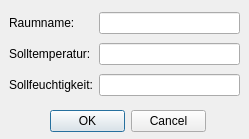
<?xml version="1.0" encoding="UTF-8"?>
<ui version="4.0">
 <class>Dialog</class>
 <widget class="QDialog" name="Dialog">
  <property name="geometry">
   <rect>
    <x>0</x>
    <y>0</y>
    <width>249</width>
    <height>139</height>
   </rect>
  </property>
  <property name="windowTitle">
   <string>Dialog</string>
  </property>
  <widget class="QWidget" name="gridLayoutWidget">
   <property name="geometry">
    <rect>
     <x>9</x>
     <y>9</y>
     <width>231</width>
     <height>91</height>
    </rect>
   </property>
   <layout class="QGridLayout" name="gridLayout">
    <item row="0" column="0">
     <widget class="QLabel" name="label">
      <property name="text">
       <string>Raumname:</string>
      </property>
     </widget>
    </item>
    <item row="2" column="0">
     <widget class="QLabel" name="label_3">
      <property name="text">
       <string>Sollfeuchtigkeit:</string>
      </property>
     </widget>
    </item>
    <item row="1" column="0">
     <widget class="QLabel" name="label_2">
      <property name="text">
       <string>Solltemperatur:</string>
      </property>
     </widget>
    </item>
    <item row="0" column="1">
     <widget class="QLineEdit" name="lineEdit"/>
    </item>
    <item row="1" column="1">
     <widget class="QLineEdit" name="lineEdit_2"/>
    </item>
    <item row="2" column="1">
     <widget class="QLineEdit" name="lineEdit_3"/>
    </item>
   </layout>
  </widget>
  <widget class="QDialogButtonBox" name="buttonBox">
   <property name="geometry">
    <rect>
     <x>50</x>
     <y>110</y>
     <width>156</width>
     <height>23</height>
    </rect>
   </property>
   <property name="standardButtons">
    <set>QDialogButtonBox::Cancel|QDialogButtonBox::Ok</set>
   </property>
  </widget>
 </widget>
 <resources/>
 <connections/>
</ui>
